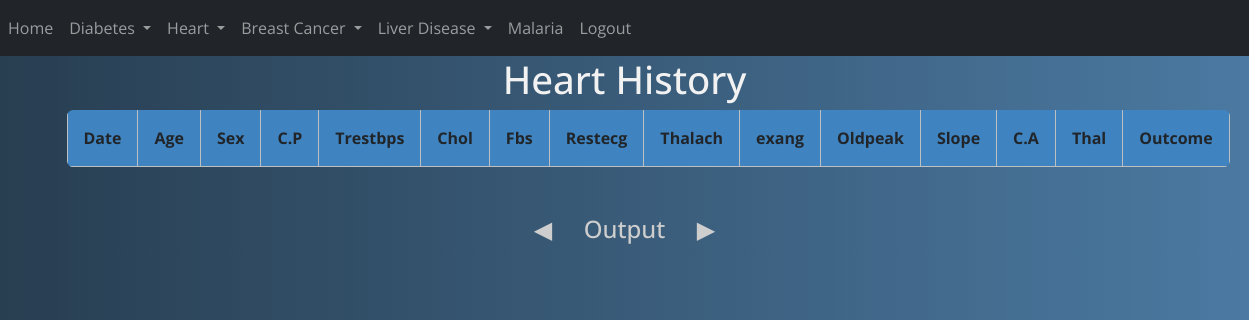
The app's page /heart_history (signed in), older data.
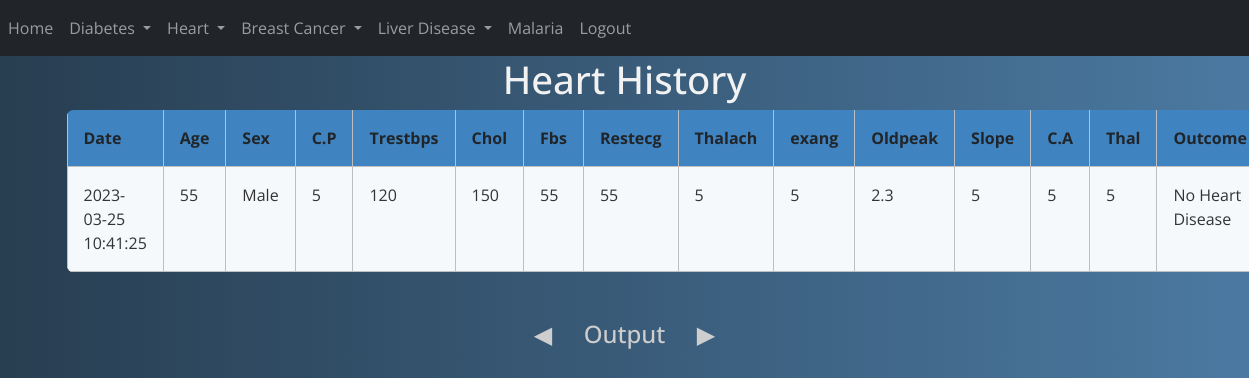
The same page, newer data.
### website/models.py (models this page shows)
class Heart(db.Model):
    id = db.Column(db.Integer, primary_key=True)
    date = db.Column(db.DateTime(timezone=True), default=func.now())
    age = db.Column(db.Integer)
    sex = db.Column(db.String(8))
    cp = db.Column(db.String(4))
    trestbps = db.Column(db.Integer)
    chol = db.Column(db.Integer)
    fbs = db.Column(db.String(2))
    restecg = db.Column(db.String(3))
    thalach = db.Column(db.Integer)
    exang = db.Column(db.String(2))
    oldpeak = db.Column(db.Float(3))
    slope = db.Column(db.String(3))
    ca = db.Column(db.String(5))
    thal = db.Column(db.String(4))
    outcome = db.Column(db.String(10000))
    user_id = db.Column(db.Integer, db.ForeignKey('user.id'))

### website/views.py (the view)
@views.route("/heart_history")
@login_required
def heart_history():
    return render_template('heart_history.html', user=current_user)

### website/__init__.py (called while the page is built)
def create_app():
    app = Flask(__name__)
    app.config['SECRET_KEY'] = 'uuhfurhfueih hfu iehfuci heuh eusjhc nsjv nsweur'
    app.config['SQLALCHEMY_DATABASE_URI'] = f'sqlite:///{DB_NAME}'
    db.init_app(app)
    from .views import views
    from .auth import auth
    app.register_blueprint(views, url_prefix="/")
    app.register_blueprint(auth, url_prefix="/")
    from .models import User, Diabetes, Heart, BCancer, Liver
    create_database(app)
    login_manager = LoginManager()
    login_manager.login_view = 'auth.login'
    login_manager.init_app((app))
    @login_manager.user_loader
    def load_user(id):
        return User.query.get(int(id))
    return app

### website/templates/heart_history.html (shortened to what this page needs)
{% include 'nav(logged).html' %}
<head>
    <body>
        <div class="container">
<h1>Heart History</h1>
  <table id="dtDynamicVerticalScrollExample" class="rwd-table table table-striped table-bordered table-sm" cellspacing="0"
  width="100%">
    <tbody>
        <tr>
            <th>Date</th>
            <th>Age</th>
            <th>Sex</th>
            <th>C.P</th>
            <th>Trestbps</th>
            <th>Chol</th>
            <th>Fbs</th>
            <th>Restecg</th>
            <th>Thalach</th>
            <th>exang</th>
            <th>Oldpeak</th>
            <th>Slope</th>
            <th>C.A</th>
            <th>Thal</th>
            <th>Outcome</th>
            </tr>
            {% for heart in user.heart %}
            <tr>
                <td>{{ heart.date }}</td>
                <td>{{ heart.age }}</td>
                <td>{{ heart.sex }}</td>
                <td>{{ heart.cp }}</td>
                <td>{{ heart.trestbps }}</td>
                <td>{{ heart.chol }}</td>
                <td>{{ heart.fbs }}</td>
                <td>{{ heart.restecg }}</td>
                <td>{{ heart.thalach }}</td>
                <td>{{ heart.exang }}</td>
                <td>{{ heart.oldpeak }}</td>
                <td>{{ heart.slope }}</td>
                <td>{{ heart.ca }}</td>
                <td>{{ heart.thal }}</td>
                <td>{{ heart.outcome }}</td>
            </tr>
      {% endfor %}
    </tbody>
  </table>
  <br><br>
  <h3>Output</h3>
</div>
    </body>
</head>

### website/templates/nav(logged).html (shortened to what this page needs)
<!DOCTYPE HTML>
    <head>
        <link rel="stylesheet" href="https://stackpath.bootstrapcdn.com/bootstrap/5.0.0-alpha1/css/bootstrap.min.css"
>
    </head>
    <body>
<nav class="navbar navbar-expand-lg navbar-dark bg-dark">
    <div class="collapse navbar-collapse" id="navbar">
        <div class="navbar-nav mr-auto">
            <a href="/home" class="nav-item nav-link" id="home">Home</a>
        </div>
        <div class="navbar-nav ml-auto">
            <li class="nav-item dropdown">
                <a class="nav-link dropdown-toggle" href="#" id="navbarDropdown" role="button" data-toggle="dropdown" aria-haspopup="true" aria-expanded="false">
                  Diabetes
                </a>
              </li>
              <li class="nav-item dropdown">
                <a class="nav-link dropdown-toggle" href="#" id="navbarDropdown" role="button" data-toggle="dropdown" aria-haspopup="true" aria-expanded="false">
                  Heart
                </a>
              </li>
              <li class="nav-item dropdown">
                <a class="nav-link dropdown-toggle" href="#" id="navbarDropdown" role="button" data-toggle="dropdown" aria-haspopup="true" aria-expanded="false">
                  Breast Cancer
                </a>
              </li>
              <li class="nav-item dropdown">
                <a class="nav-link dropdown-toggle" href="#" id="navbarDropdown" role="button" data-toggle="dropdown" aria-haspopup="true" aria-expanded="false">
                  Liver Disease
                </a>
              </li>
              <div class="collapse navbar-collapse" id="navbar">
                <div class="navbar-nav mr-auto">
                    <a href="/malaria" class="nav-item nav-link" id="home">Malaria</a>
                </div>
            <a href="/logout" class="nav-item nav-link" id="logout">Logout</a>
        </div>
    </div>
</nav>
    </body>
</html>

### website/templates/heart_history.html (style rules this page uses)
* { font-family: 'Open Sans', sans-serif; }
.rwd-table { margin: auto; min-width: 300px; max-width: 100%; border-collapse: collapse; }
.rwd-table tr:first-child { border-top: none; background: #428bca; color: #fff; }
.rwd-table tr { border-top: 1px solid #ddd; border-bottom: 1px solid #ddd; background-color: #f5f9fc; }
.rwd-table th { display: none; }
.rwd-table td { display: block; }
.rwd-table td:first-child { margin-top: .5em; }
.rwd-table td:last-child { margin-bottom: .5em; }
.rwd-table td:before { content: attr(data-th) ": "; font-weight: bold; width: 120px; display: inline-block; color: #000; }
.rwd-table th, .rwd-table td { text-align: left; }
.rwd-table { color: #333; border-radius: .4em; overflow: hidden; }
.rwd-table tr { border-color: #bfbfbf; }
.rwd-table th, .rwd-table td { padding: .5em 1em; }
@media screen and (min-width: 600px) { .rwd-table td:before { display: none; } }
@media screen and (min-width: 600px) { .rwd-table th, .rwd-table td { display: table-cell; padding: .25em .5em; } }
@media screen and (min-width: 600px) { .rwd-table th:first-child, .rwd-table td:first-child { padding-left: 0; } }
@media screen and (min-width: 600px) { .rwd-table th:last-child, .rwd-table td:last-child { padding-right: 0; } }
@media screen and (min-width: 600px) { .rwd-table th, .rwd-table td { padding: 1em !important; } }
body { background: #4B79A1; background: -webkit-linear-gradient(to left, #4B79A1 , #283E51); background: linear-gradient(to left, #4B79A1 , #283E51); }
h1 { text-align: center; font-size: 2.4em; color: #f2f2f2; }
.container { display: block; text-align: center; }
h3 { display: inline-block; position: relative; text-align: center; font-size: 1.5em; color: #cecece; }
h3:before { content: "\25C0"; position: absolute; left: -50px; -webkit-animation: leftRight 2s linear infinite; animation: leftRight 2s linear infinite; }
h3:after { content: "\25b6"; position: absolute; right: -50px; -webkit-animation: leftRight 2s linear infinite reverse; animation: leftRight 2s linear infinite reverse; }

Row changes from the older to the newer data that the page shows:
added Heart: date "2023-03-25 10:41:25", age "55", sex "Male", cp "5", trestbps "120", chol "150", fbs "55", restecg "55", thalach "5", exang "5", oldpeak "2.3", slope "5", ca "5", thal "5", outcome "No Heart Disease"
